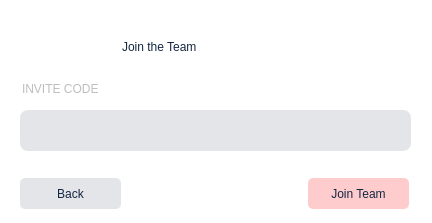
<?xml version="1.0" encoding="UTF-8"?>
<ui version="4.0">
 <class>Dialog</class>
 <widget class="QDialog" name="Dialog">
  <property name="geometry">
   <rect>
    <x>0</x>
    <y>0</y>
    <width>432</width>
    <height>223</height>
   </rect>
  </property>
  <property name="windowTitle">
   <string>Dialog</string>
  </property>
  <property name="styleSheet">
   <string notr="true">background-color: white;</string>
  </property>
  <widget class="QLabel" name="label">
   <property name="geometry">
    <rect>
     <x>122</x>
     <y>36</y>
     <width>201</width>
     <height>21</height>
    </rect>
   </property>
   <property name="styleSheet">
    <string notr="true">font: 700 22pt &quot;Arial&quot;;
color:  #132742;</string>
   </property>
   <property name="text">
    <string>Join the Team</string>
   </property>
  </widget>
  <widget class="QLabel" name="label_2">
   <property name="enabled">
    <bool>false</bool>
   </property>
   <property name="geometry">
    <rect>
     <x>22</x>
     <y>81</y>
     <width>81</width>
     <height>16</height>
    </rect>
   </property>
   <property name="styleSheet">
    <string notr="true">font: 700 10pt &quot;Segoe UI&quot;;
</string>
   </property>
   <property name="text">
    <string>INVITE CODE</string>
   </property>
  </widget>
  <widget class="QLineEdit" name="txtCode">
   <property name="geometry">
    <rect>
     <x>20</x>
     <y>110</y>
     <width>391</width>
     <height>41</height>
    </rect>
   </property>
   <property name="styleSheet">
    <string notr="true">background-color: #E3E5E8;
font: 12pt &quot;Segoe UI&quot;;
border-radius: 8px;</string>
   </property>
  </widget>
  <widget class="QPushButton" name="btnJoin">
   <property name="geometry">
    <rect>
     <x>308</x>
     <y>178</y>
     <width>101</width>
     <height>31</height>
    </rect>
   </property>
   <property name="cursor">
    <cursorShape>PointingHandCursor</cursorShape>
   </property>
   <property name="styleSheet">
    <string notr="true">background-color: #FFCCCD;
font: 700 11pt &quot;Arial&quot;;
color: #132742;
border-radius: 5px;</string>
   </property>
   <property name="text">
    <string>Join Team</string>
   </property>
  </widget>
  <widget class="QPushButton" name="btnBack">
   <property name="geometry">
    <rect>
     <x>20</x>
     <y>178</y>
     <width>101</width>
     <height>31</height>
    </rect>
   </property>
   <property name="cursor">
    <cursorShape>PointingHandCursor</cursorShape>
   </property>
   <property name="styleSheet">
    <string notr="true">font: 700 11pt &quot;Arial&quot;;
color: #132742;
background-color: #E3E5E8;
border-radius: 5px;</string>
   </property>
   <property name="text">
    <string>Back</string>
   </property>
  </widget>
 </widget>
 <resources/>
 <connections/>
</ui>
